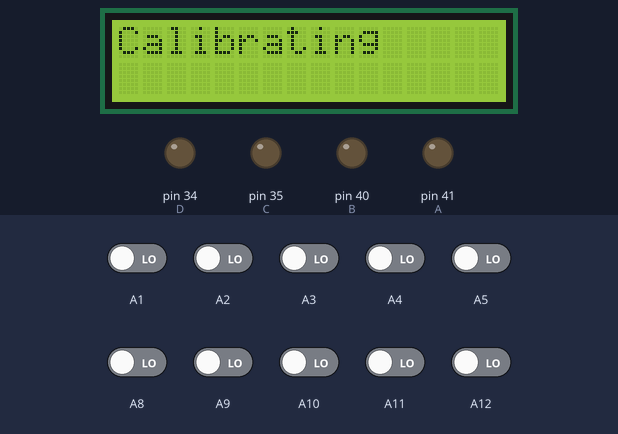
The sketch below on a simulated Arduino Mega 2560, built with avr-gcc and run on an emulated ATmega2560. On the bench: 16×2 character LCD, output pins drawn as LEDs (lit = HIGH). The inputs (shaded band) are chosen by the test bench; at power-on: A1–5, A8–12 LOW. What the sketch prints to the serial monitor is not drawn.

Above: at 0.1 s.
At 9.1 s:
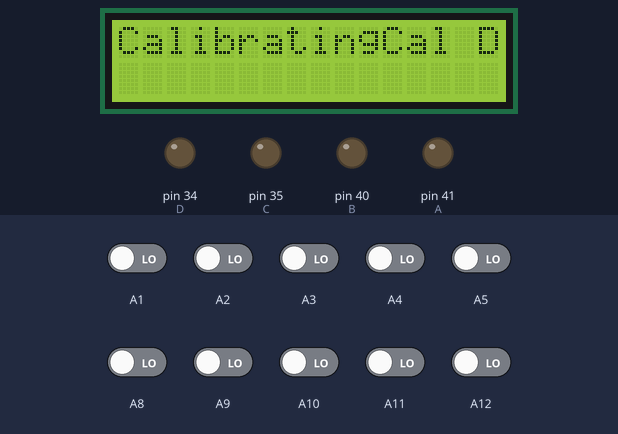
At 11.2 s:
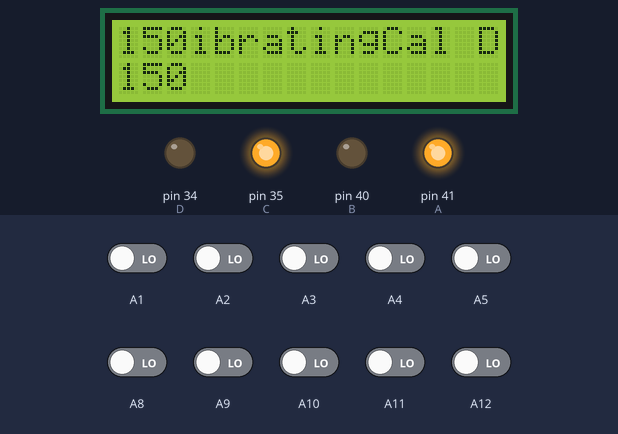
Timing chart, 0 to 12.7 s (numbered marks = the images above):
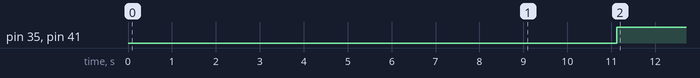

The sketch:

lfr_lcd.ino
```cpp
#include <QTRSensors.h>
#include <math.h>
#include <LiquidCrystal.h>

#define Kp 7 // experiment to determine this, start by something small that just makes your bot follow the line at a slow speed
#define Kd 50 // experiment to determine this, slowly increase the speeds and adjust this value. ( Note: Kp < Kd)
#define rightMaxSpeed 180 // max speed of the robot
#define leftMaxSpeed 180 // max speed of the robot
#define rightBaseSpeed 150 // this is the speed at which the motors should spin when the robot is perfectly on the line
#define leftBaseSpeed 150 // this is the speed at which the motors should spin when the robot is perfectly on the line
#define NUM_SENSORS 10 // number of sensors used
#define TIMEOUT 2500 // waits for 2500 us for sensor outputs to go low
#define EMITTER_PIN 23 // emitter is controlled by digital pin 2
#define SET_POINT 4.5
//left motor: black-white
#define A 41 //forward-black
#define B 40 //back-white

//right motor: yellow-green
#define C 35 //forward-yellow
#define D 34 //back-green

//LCD pin to Arduino
#define pin_RS 8
#define pin_EN 9
#define pin_d4 4
#define pin_d5 5
#define pin_d6 6
#define pin_d7 7

#define pin_BL 10

QTRSensorsRC qtrrc((unsigned char[]) {A1, A2, A3, A4, A5, A8 ,A9 ,A10, A11, A12}, NUM_SENSORS, TIMEOUT, EMITTER_PIN); // sensor connected through analog pins A0 - A5 i.e. digital pins 14-19
LiquidCrystal lcd( pin_RS,  pin_EN,  pin_d4,  pin_d5,  pin_d6,  pin_d7);

unsigned int sensorValues[NUM_SENSORS];
unsigned int thresholdValues[NUM_SENSORS];
float position;

uint8_t sensorConversion(void) {
	bool digitalValue;
	uint8_t binaryValue = 0;
	uint8_t occurenceCount = 0;
	uint8_t positionTemp = 0;
    for (uint8_t i = 0; i < NUM_SENSORS; i++) {
        if (sensorValues[i] > thresholdValues[i]) {
        	digitalValue = 1;
        	binaryValue |= digitalValue << (NUM_SENSORS - (1 + i));
        	positionTemp += i;
        	occurenceCount++;
        }
        else {
        	digitalValue = 0;
        	binaryValue |= digitalValue << (NUM_SENSORS - (1 + i));
        }
    }
    position = (float)positionTemp / (float)occurenceCount;
    return binaryValue;
}


void turn_right() {
    analogWrite(A, 150);
    analogWrite(B, 0);
    analogWrite(C, 0);
    analogWrite(D, 150);
}

void turn_left() {
    analogWrite(A, 0);
    analogWrite(B, 150);
    analogWrite(C, 150);
    analogWrite(D, 0);
}
void stop() {
    analogWrite(A, 0);
    analogWrite(B, 0);
    analogWrite(C, 0);
    analogWrite(D, 0);
}

void setup() {
    pinMode(A, OUTPUT);
    pinMode(B, OUTPUT);
    pinMode(C, OUTPUT);
    pinMode(D, OUTPUT);
    Serial.begin(9600);
	lcd.begin(16, 2);

  	lcd.setCursor(0,0);
  	lcd.print("Calibrating");

    for (uint8_t i = 0; i < 200; i++) { // calibrate for sometime by sliding the sensors across the line, or you may use auto-calibration instead

        qtrrc.calibrate();
        delay(20);
    }
    stop();
    lcd.print("Cal Done");
    delay(2000); // wait for 2s to position the bot before entering the main loop
    lcd.print("                ");
    // comment out for serial printing
    Serial.begin(9600);
    for (uint8_t i = 0; i < NUM_SENSORS; i++) {
        Serial.print(qtrrc.calibratedMinimumOn[i]);
        Serial.print(' ');
    }
    Serial.println();

    for (uint8_t i = 0; i < NUM_SENSORS; i++) {
        Serial.print(qtrrc.calibratedMaximumOn[i]);
        Serial.print(' ');
    }
    for(uint8_t i = 0; i < NUM_SENSORS; i++) {
        thresholdValues[i] = floor((float)(qtrrc.calibratedMaximumOn[i] + qtrrc.calibratedMinimumOn[i]) / 2);
    }

    Serial.println();
    Serial.println();
    //
}

float lastError = 0;

void loop() {
    qtrrc.readLine(sensorValues);
    position = 0;
    uint8_t binaryValue = sensorConversion();


    Serial.print(binaryValue, BIN);
    Serial.print('\t');
    Serial.print(position);
	Serial.println();

    float error = SET_POINT - position;


    float motorSpeed = Kp * error + Kd * (error - lastError);

    lastError = error;

    int rightMotorSpeed = rightBaseSpeed + (int)motorSpeed;
    int leftMotorSpeed = leftBaseSpeed - (int)motorSpeed;


    Serial.print(rightMotorSpeed);
    lcd.setCursor(0,0);
    lcd.print(rightMotorSpeed);


    Serial.print(' ');


    Serial.println(leftMotorSpeed);
    lcd.setCursor(0,1);
    lcd.print(leftMotorSpeed);

    if (rightMotorSpeed > rightMaxSpeed) rightMotorSpeed = rightMaxSpeed; // prevent the motor from going beyond max speed
    if (leftMotorSpeed > leftMaxSpeed) leftMotorSpeed = leftMaxSpeed; // prevent the motor from going beyond max speed
    if (rightMotorSpeed < 0) rightMotorSpeed = 0; // keep the motor speed positive
    if (leftMotorSpeed < 0) leftMotorSpeed = 0; // keep the motor speed positive


    analogWrite(A, leftMotorSpeed);
    analogWrite(B, 0);
    analogWrite(C, rightMotorSpeed);
    analogWrite(D, 0);
    lcd.print("                ");
    delay(300);

}
```

__define_kp_300.cpp
```cpp
# define kp 300
# define kd 350
# define ki 0
# define motorL 10
# define motorR 9
# define motorL1 6
# define motorL2 8
# define motorR1 12
# define motorR2 11
int baseSpeed = 80;
int maxSpeed =100 ;
int sensorValue = 0;
int setPoint = 5;
int error = 0;
int cumError = 0;
int last_error = 0;
unsigned int currentValue = 0;
float correction = 0;
int motorResponse = 0;
unsigned int LMspeed = 0;
unsigned int RMspeed = 0;
int weightedValue = 0;
int prevWeightedValue = 0;
int compareValue[6] = {600, 600, 600, 600, 600, 600};


void forward() {
	analogWrite(motorL, baseSpeed);
	analogWrite(motorR, baseSpeed);
	digitalWrite(motorL1, HIGH);
	digitalWrite(motorL2, LOW);
	digitalWrite(motorR1, HIGH);
	digitalWrite(motorR2, LOW);
}

void backward() {
	analogWrite(motorL, baseSpeed);
	analogWrite(motorR, baseSpeed);
	digitalWrite(motorL1, LOW);
	digitalWrite(motorL2, HIGH);
	digitalWrite(motorR1, LOW);
	digitalWrite(motorR2, HIGH);
}

void right() {
	analogWrite(motorL, baseSpeed);
	analogWrite(motorR, baseSpeed);
	digitalWrite(motorL1, HIGH);
	digitalWrite(motorL2, LOW);
	digitalWrite(motorR1, LOW);
	digitalWrite(motorR2, LOW);
}

void left() {
	analogWrite(motorL, baseSpeed);
	analogWrite(motorR, baseSpeed);
	digitalWrite(motorL1, LOW);
	digitalWrite(motorL2, LOW);
	digitalWrite(motorR1, HIGH);
	digitalWrite(motorR2, LOW);
}

void halt() {
	analogWrite(motorL, baseSpeed);
	analogWrite(motorR, baseSpeed);
	digitalWrite(motorL1, LOW);
	digitalWrite(motorL2, LOW);
	digitalWrite(motorR1, LOW);
	digitalWrite(motorR2, LOW);
}

void right_sharp()
{
	analogWrite(motorL, maxSpeed);
	analogWrite(motorR, maxSpeed);
	digitalWrite(motorL1, HIGH);
	digitalWrite(motorL2, LOW);
	digitalWrite(motorR1, LOW);
	digitalWrite(motorR2, HIGH);
}

void left_sharp(){
	analogWrite(motorL, maxSpeed);
	analogWrite(motorR, maxSpeed);
	digitalWrite(motorL1, LOW);
	digitalWrite(motorL2, HIGH);
	digitalWrite(motorR1, HIGH);
	digitalWrite(motorR2, LOW);
}
void sensorConversion(void)
{
	unsigned int sensorNumber = 0;
	int digitalValue = 0;
	int weightCount = 0;
	sensorValue = 0;
	weightedValue = 0;
	for (sensorNumber = 0; sensorNumber < 6; sensorNumber++)
	{
		int temp = analogRead(sensorNumber);
		Serial.print(temp);
		Serial.print("\t");

		if (temp > compareValue[sensorNumber]) digitalValue = 0;
		else
		{
			digitalValue = 1;
			weightedValue += (sensorNumber * 2);
			weightCount++;
		}
		sensorValue |= (digitalValue << sensorNumber);
	}
	Serial.print(sensorValue, BIN);
	Serial.print("\t");

	weightedValue = weightedValue / weightCount;

	if (sensorValue == 0b000000)
	{
		weightedValue = prevWeightedValue;
	}
	prevWeightedValue = weightedValue;
//  Serial.print(weightedValue);
//  Serial.print("\t");
}
void PID(void) {
	error = weightedValue - setPoint;
	cumError += error;
	correction = kp * error + ki * cumError + kd * (error - last_error);
	last_error = error;
	motorResponse = (int) correction;

//  Serial.print(motorResponse);
	Serial.print("\n");


	if (motorResponse >= 0) {
//    LMspeed = baseSpeed + motorResponse;
//    if (LMspeed > maxSpeed) LMspeed = maxSpeed;
//    else if (LMspeed < 0) LMspeed = 0;
//    RMspeed = baseSpeed - motorResponse;
//    if (RMspeed > maxSpeed) RMspeed = maxSpeed;
//    else if (RMspeed < 0) RMspeed = 0;
		LMspeed = baseSpeed + motorResponse;
		if ((baseSpeed + motorResponse) > maxSpeed) LMspeed = maxSpeed;
		else if ((baseSpeed + motorResponse < 0)) LMspeed = 0;
		RMspeed = baseSpeed - motorResponse;
		if ((baseSpeed - motorResponse) > maxSpeed) RMspeed = maxSpeed;
		else if ((baseSpeed - motorResponse < 0)) RMspeed = 0;
	}
	else if (motorResponse < 0) {
		LMspeed = baseSpeed + motorResponse;
		if ((baseSpeed + motorResponse) > maxSpeed) LMspeed = maxSpeed;
		else if ((baseSpeed + motorResponse < 0)) LMspeed = 0;
		RMspeed = baseSpeed - motorResponse;
		if ((baseSpeed - motorResponse) > maxSpeed) RMspeed = maxSpeed;
		else if ((baseSpeed - motorResponse < 0)) RMspeed = 0;
	}
}
void setup() {
  // put your setup code here, to run once:
	Serial.begin(9600);
  //forward ();
	pinMode(motorL1,OUTPUT);
	pinMode(motorL2,OUTPUT);
	pinMode(motorR1,OUTPUT);
	pinMode(motorR2,OUTPUT);

	digitalWrite(motorL1,HIGH);
	digitalWrite(motorL2,LOW);
	digitalWrite(motorR1,HIGH);
	digitalWrite(motorR2,LOW);


}

void loop() {
//  right_sharp();
//  forward();
////  delay(5000);
////  halt();
////  delay(500);
////  backward();
////  delay(3000);
////  right();
////  delay(2000);
////  left();
////  delay(2000);

	sensorConversion();
	if(sensorValue==0b011111||sensorValue==0b001111||sensorValue==0b000111){
		right_sharp();
		while(sensorValue!=0b001100){
			sensorConversion();
		}
	}
	if(sensorValue==0b111110||sensorValue==0b111100||sensorValue==0b111000){
		left_sharp();
		while(sensorValue!=0b001100){
			sensorConversion();
		}
	}


	PID();
////  Serial.print(LMspeed);
////  Serial.print("\t");
////  Serial.print(RMspeed);
////  Serial.print("\t");
	analogWrite(motorL,LMspeed);
	analogWrite(motorR,RMspeed);
}
```

Measured:
- by itself, pin 35 (C), pin 41 (A): LOW → HIGH at 11.1 s
- what the display in image 1 shows lasts 2.0 s, from 9.1 s to 11.1 s
